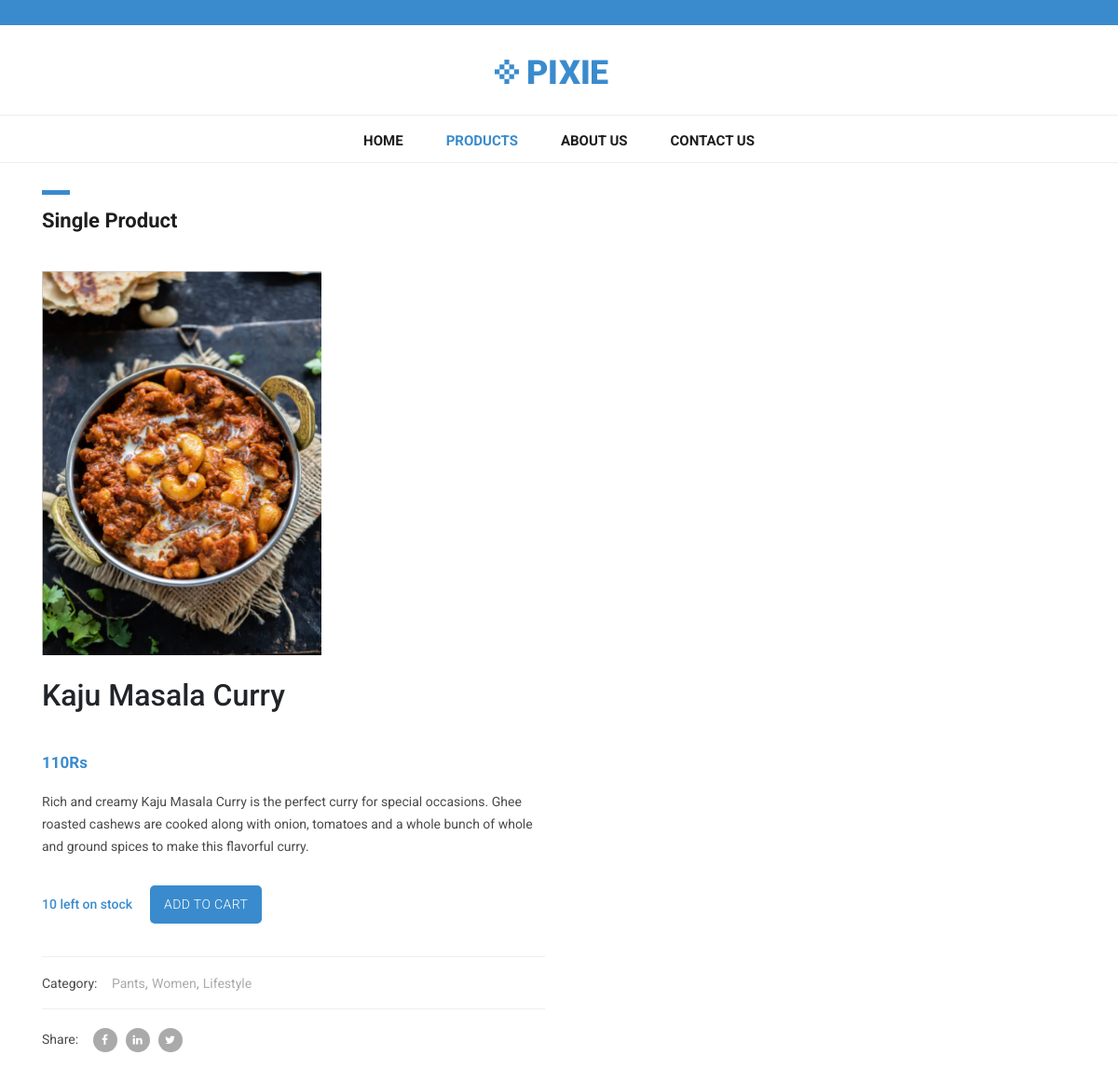
The app's page /vegetarian-recipes/kaju-masala-curry with its own data.
### shop/models.py (models this page shows, shortened)
class product(models.Model):
    name = models.CharField(max_length=250, unique=True)
    slug = models.SlugField(max_length=250, unique=True)
    img=models.ImageField(upload_to='products')
    desc= models.TextField()
    stock=models.IntegerField()
    available=models.BooleanField()
    price=models.IntegerField()
    category=models.ForeignKey(categ,on_delete=models.CASCADE)

### shop/views.py (the view)
# urls.py: path('<slug:c_slug>/<slug:product_slug>',views.single,name='single'),
def single(request,c_slug,product_slug):
    try:
       pr= product.objects.get(category__slug=c_slug,slug=product_slug)
    except Exception as e:
        raise e
    return render(request,'single-product.html',{'i':pr})

### cart/context_processor.py (called while the page is built)
def count(request):
    item_count=0
    if 'admin' in request.path:
        return {}
    else:
        try:
            ct=cartlist.objects.filter(cart_id=c_id(request))
            cti=item.objects.all().filter(cart=ct[:1])
            for c in cti:
                item_count+=c.quan
        except cartlist.DoesNotExist:
            item_count=0
        return dict(itc=item_count)

### cart/views.py (called while the page is built)
def c_id(request):
    ct_id=request.session.session_key
    if not ct_id:
        ct_id=request.session.create()
    return ct_id

### templates/single-product.html (shortened to what this page needs)
{% load static %}
<!DOCTYPE html>
<html lang="en">
  <head>
    <link href="{% static 'vendor/bootstrap/css/bootstrap.min.css' %}" rel="stylesheet">
    <link rel="stylesheet" href="{% static 'assets/css/fontawesome.css' %}">
    <link rel="stylesheet" href="{% static 'assets/css/tooplate-main.css' %}">
    <link rel="stylesheet" href="{% static 'assets/css/owl.css' %}">
    <link rel="stylesheet" href="{% static 'assets/css/flex-slider.css' %}">
  </head>
  <body>
    <div id="pre-header">
      <div class="container">
        <div class="row">
          <div class="col-md-12">
          </div>
        </div>
      </div>
    </div>
    <nav class="navbar navbar-expand-lg navbar-dark bg-dark static-top">
      <div class="container">
        <a class="navbar-brand" href="#"><img src="{% static 'assets/images/header-logo.png' %}" alt=""></a>
        <div class="collapse navbar-collapse" id="navbarResponsive">
          <ul class="navbar-nav ml-auto">
            <li class="nav-item">
              <a class="nav-link" href="/">Home</a>
            </li>
            <li class="nav-item active">
              <a class="nav-link" href="{% url 'details' %}">Products
              </a>
            </li>
            <li class="nav-item">
              <a class="nav-link" href="{% url 'about' %}">About Us</a>
            </li>
            <li class="nav-item">
              <a class="nav-link" href="{% url 'contact' %}">Contact Us</a>
            </li>
          </ul>
        </div>
      </div>
    </nav>
    <div class="single-product">
      <div class="container">
        <div class="row">
          <div class="col-md-12">
            <div class="section-heading">
              <div class="line-dec"></div>
              <h1>Single Product</h1>
            </div>
          </div>
          <div class="col-md-6">
            <div class="right-content">
              <img src="{{i.img.url}}" style="width:300px;heigt:300px" /><br><br>
              <h2>{{i.name}}</h2><br>
              <h6>{{i.price}}Rs</h6>
              <p>{{i.desc}} </p>
              <span>{{i.stock}} left on stock</span>
              {% if i.stock <= 0 %}
                    <h1 style="color:red">sorry outoff stock</h1>
              {% else %}
               <a href="{% url 'add' i.id %}" class="button">add to cart</a>
              {% endif %}
              <div class="down-content">
                <div class="categories">
                  <h6>Category: <span><a href="#">Pants</a>,<a href="#">Women</a>,<a href="#">Lifestyle</a></span></h6>
                </div>
                <div class="share">
                  <h6>Share: <span><a href="#"><i class="fa fa-facebook"></i></a><a href="#"><i class="fa fa-linkedin"></i></a><a href="#"><i class="fa fa-twitter"></i></a></span></h6>
                </div>
              </div>
            </div>
          </div>
        </div>
      </div>
    </div>
  </body>
</html>

### static/assets/css/tooplate-main.css (style rules this page uses)
body { font-family: 'Roboto', sans-serif; transition: all 0.5s; }
p { margin-bottom: 0px; font-size: 14px; color: #4a4a4a; line-height: 24px; }
a { text-decoration: none!important; }
.section-heading { margin-top: 80px; margin-bottom: 40px; }
.section-heading .line-dec { width: 30px; height: 5px; background-color: #3a8bcd; }
.section-heading h1 { font-size: 22px; font-weight: 700; color: #1e1e1e; margin-top: 15px; }
#pre-header { background-color: #3a8bcd; text-align: center; }
.navbar .navbar-brand { text-align: center; width: 100%; position: relative; padding: 25px 0px; }
.bg-dark { background-color: #fff!important; border-bottom: 1px solid #eee; }
#navbarResponsive { z-index: 999; position: absolute; left: 50%; top: 105px; transform: translateX(-50%); }
.navbar-dark .navbar-nav .nav-item { margin: 0px 15px; }
.navbar-dark .navbar-nav .nav-link { text-transform: uppercase; font-size: 15px; font-weight: 700; color: #1e1e1e; transition: all 0.5s; }
.navbar-dark .navbar-nav .nav-link:hover, .navbar-dark .navbar-nav .active>.nav-link, .navbar-dark .navbar-nav .nav-link.active, .navbar-dark .navbar-nav .nav-link.show, .navbar-dark .navbar-nav .show>.nav-link { color: #3a8bcd; }
.navbar:after { width: 100%; height: 1px; background-color: #eee; content: ''; position: absolute; left: 0; bottom: -52px; }
.single-product .right-content h6 { color: #3a8bcd; font-size: 17px; font-weight: 700; margin-top: 10px; }
.single-product .right-content p { margin-top: 20px; margin-bottom: 30px; }
.single-product .right-content span { font-size: 14px; color: #3a8bcd; font-weight: 500; display: inline-block; margin-bottom: 15px; }
.single-product .right-content .button { margin-left: 15px; cursor: pointer; background-color: #3a8bcd; outline: none; border-radius: 5px; padding: 10px 15px; display: inline-block; color: #fff; font-size: 14px; text-transform: uppercase; font-weight: 300; letter-spacing: 0.4px; text-decoration: none; transition: all 0.5s; box-shadow: none; border: none; }
.single-product .right-content .down-content span { margin-bottom: 0px; display: inline-block; margin-left: 8px; color: #aaa; }
.single-product .right-content .down-content span a { color: #aaa; font-weight: 400; margin-left: 4px; transition: all 0.5s; }
.single-product .right-content .down-content span a i { transition: all 0.5s; background-color: #aaa; width: 26px; height: 26px; display: inline-block; text-align: center; line-height: 26px; border-radius: 50%; color: #fff; font-size: 12px; margin-right: 5px; }
.single-product .right-content .down-content .categories { border-top: 1px solid #eee; margin-top: 30px; padding: 10px 0px; }
.single-product .right-content .down-content .share { border-top: 1px solid #eee; padding: 10px 0px; }
.single-product .right-content .down-content h6 { font-size: 14px; color: #4a4a4a; font-weight: 400; }

### records on screen
product: img (picture), name "Kaju Masala Curry", price "110", desc "Rich and creamy Kaju Masala Curry is the perfect curry for special occasions. Ghee roasted cashews are cooked along with onion, tomatoes and a whole bunch of whole and ground spices to make this flavorful curry.", stock "10"
